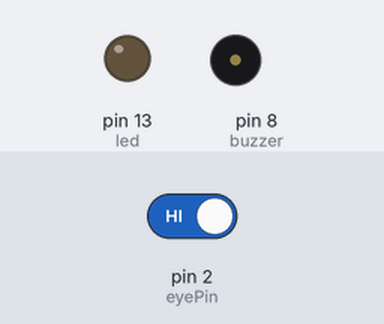
The sketch below on a simulated Arduino Uno, built with avr-gcc and run on an emulated ATmega328P. Parts: output pins drawn as LEDs (lit = HIGH), buzzer (waves = sounding, pin HIGH). The test bench sets the inputs (shaded band); at power-on: pin 2 (eyePin) HIGH.

Above: at 1.2 s.
1.3 s: pin 2 (eyePin) driven LOW
At 4.1 s:
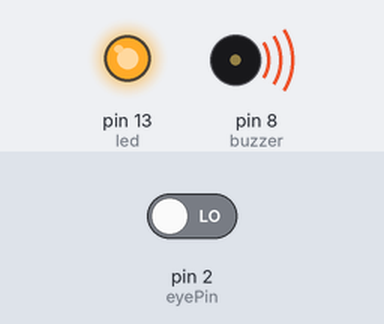
4.3 s: pin 2 (eyePin) driven HIGH
At 5.0 s:
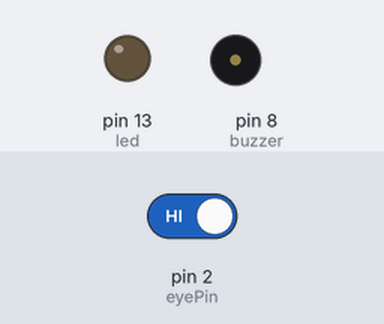
Timing chart, 0 to 7.3 s (numbered marks = the images above; inputs shaded):
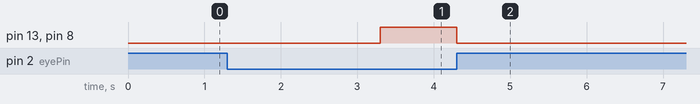

Measured:
- after the input at 1.3 s, pin 13 (led), pin 8 (buzzer): LOW → HIGH after 2.0 s
- after the input at 4.3 s, pin 13 (led), pin 8 (buzzer): HIGH → LOW at once

The sketch:

driver_drowsiness_detection.ino
```cpp
int eyePin = 2;
int buzzer = 8;
int led = 13;

unsigned long eyeClosedTime = 0;
bool eyeClosed = false;

void setup() {
  pinMode(eyePin, INPUT);
  pinMode(buzzer, OUTPUT);
  pinMode(led, OUTPUT);
  Serial.begin(9600);
}

void loop() {
  int eyeState = digitalRead(eyePin);

  if (eyeState == LOW) { // Eye Closed
    if (!eyeClosed) {
      eyeClosed = true;
      eyeClosedTime = millis();
    }

    if (millis() - eyeClosedTime > 2000) {
      digitalWrite(buzzer, HIGH);
      digitalWrite(led, HIGH);
    }
  }
  else { // Eye Open
    eyeClosed = false;
    digitalWrite(buzzer, LOW);
    digitalWrite(led, LOW);
  }

  delay(100);
}
```
